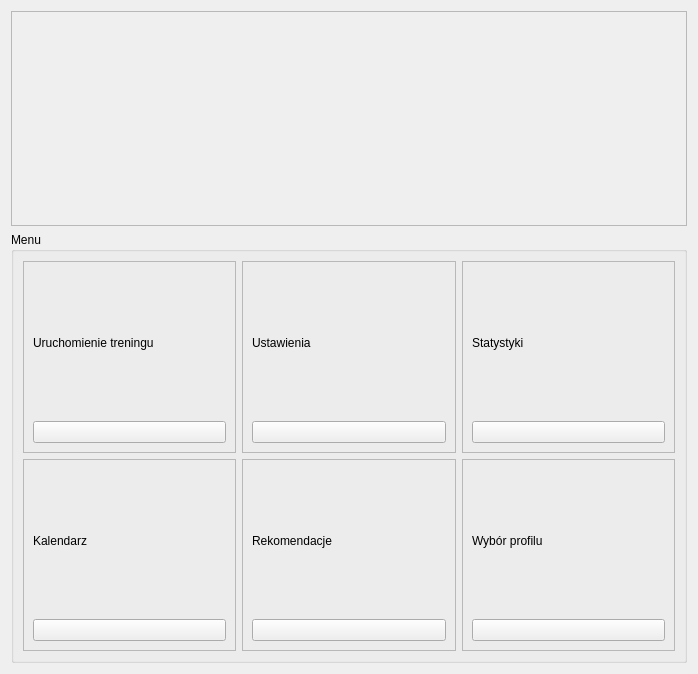
<?xml version="1.0" encoding="UTF-8"?>
<ui version="4.0">
 <class>Form</class>
 <widget class="QWidget" name="Form">
  <property name="geometry">
   <rect>
    <x>0</x>
    <y>0</y>
    <width>698</width>
    <height>674</height>
   </rect>
  </property>
  <property name="windowTitle">
   <string>Form</string>
  </property>
  <layout class="QVBoxLayout" name="verticalLayout" stretch="5,10">
   <item>
    <widget class="QFrame" name="frame">
     <property name="frameShape">
      <enum>QFrame::StyledPanel</enum>
     </property>
     <property name="frameShadow">
      <enum>QFrame::Raised</enum>
     </property>
    </widget>
   </item>
   <item>
    <widget class="QGroupBox" name="groupBox">
     <property name="title">
      <string>Menu</string>
     </property>
     <layout class="QGridLayout" name="gridLayout">
      <item row="0" column="1">
       <widget class="QFrame" name="frame_3">
        <property name="frameShape">
         <enum>QFrame::StyledPanel</enum>
        </property>
        <property name="frameShadow">
         <enum>QFrame::Raised</enum>
        </property>
        <layout class="QVBoxLayout" name="verticalLayout_3" stretch="2,9">
         <item>
          <widget class="QLabel" name="label_2">
           <property name="text">
            <string>Ustawienia</string>
           </property>
          </widget>
         </item>
         <item>
          <widget class="QPushButton" name="Settings"/>
         </item>
        </layout>
       </widget>
      </item>
      <item row="0" column="2">
       <widget class="QFrame" name="frame_4">
        <property name="frameShape">
         <enum>QFrame::StyledPanel</enum>
        </property>
        <property name="frameShadow">
         <enum>QFrame::Raised</enum>
        </property>
        <layout class="QVBoxLayout" name="verticalLayout_4" stretch="2,9">
         <item>
          <widget class="QLabel" name="label_3">
           <property name="text">
            <string>Statystyki</string>
           </property>
          </widget>
         </item>
         <item>
          <widget class="QPushButton" name="Stats"/>
         </item>
        </layout>
       </widget>
      </item>
      <item row="0" column="0">
       <widget class="QFrame" name="frame_2">
        <property name="frameShape">
         <enum>QFrame::StyledPanel</enum>
        </property>
        <property name="frameShadow">
         <enum>QFrame::Raised</enum>
        </property>
        <layout class="QVBoxLayout" name="verticalLayout_2" stretch="2,9">
         <item>
          <widget class="QLabel" name="label">
           <property name="text">
            <string>Uruchomienie treningu</string>
           </property>
          </widget>
         </item>
         <item>
          <widget class="QPushButton" name="Start_training"/>
         </item>
        </layout>
       </widget>
      </item>
      <item row="1" column="0">
       <widget class="QFrame" name="frame_5">
        <property name="frameShape">
         <enum>QFrame::StyledPanel</enum>
        </property>
        <property name="frameShadow">
         <enum>QFrame::Raised</enum>
        </property>
        <layout class="QVBoxLayout" name="verticalLayout_5" stretch="2,9">
         <item>
          <widget class="QLabel" name="label_4">
           <property name="text">
            <string>Kalendarz</string>
           </property>
          </widget>
         </item>
         <item>
          <widget class="QPushButton" name="Calendar"/>
         </item>
        </layout>
       </widget>
      </item>
      <item row="1" column="1">
       <widget class="QFrame" name="frame_6">
        <property name="frameShape">
         <enum>QFrame::StyledPanel</enum>
        </property>
        <property name="frameShadow">
         <enum>QFrame::Raised</enum>
        </property>
        <layout class="QVBoxLayout" name="verticalLayout_6" stretch="2,9">
         <item>
          <widget class="QLabel" name="label_5">
           <property name="text">
            <string>Rekomendacje</string>
           </property>
          </widget>
         </item>
         <item>
          <widget class="QPushButton" name="Recommendations"/>
         </item>
        </layout>
       </widget>
      </item>
      <item row="1" column="2">
       <widget class="QFrame" name="frame_7">
        <property name="frameShape">
         <enum>QFrame::StyledPanel</enum>
        </property>
        <property name="frameShadow">
         <enum>QFrame::Raised</enum>
        </property>
        <layout class="QVBoxLayout" name="verticalLayout_7" stretch="2,9">
         <item>
          <widget class="QLabel" name="label_6">
           <property name="text">
            <string>Wybór profilu</string>
           </property>
          </widget>
         </item>
         <item>
          <widget class="QPushButton" name="Profile_selection"/>
         </item>
        </layout>
       </widget>
      </item>
     </layout>
    </widget>
   </item>
  </layout>
 </widget>
 <resources/>
 <connections/>
</ui>
